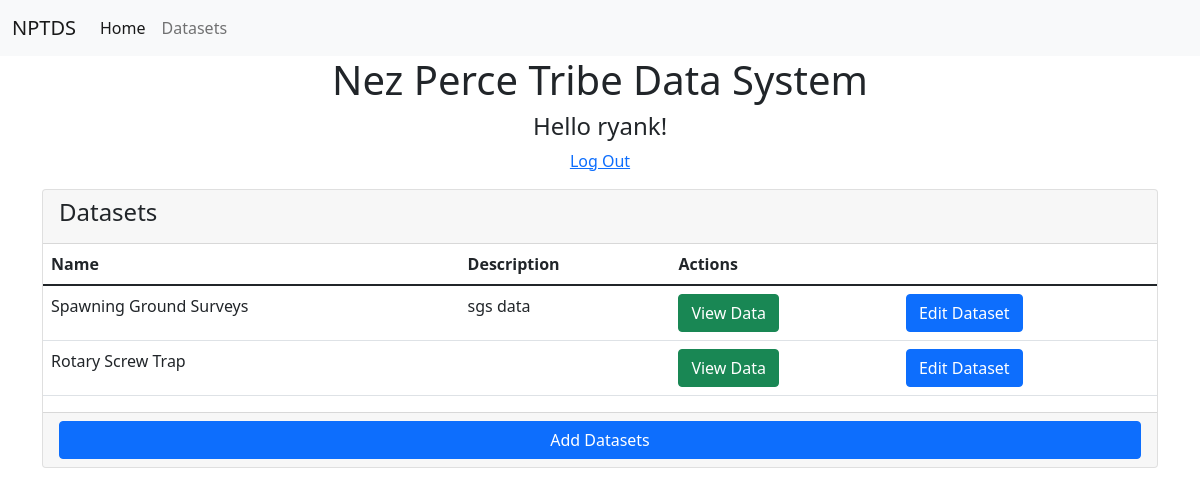
/datasets/ (signed in), run on an earlier commit of the app's database.
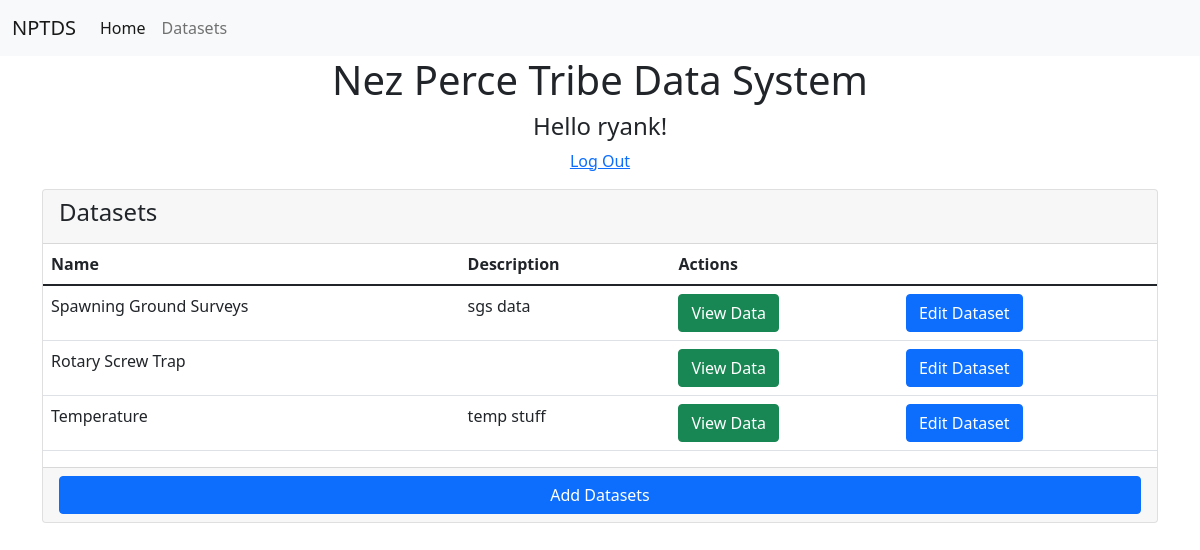
And on a later commit of the database.
### datasets/models.py (models this page shows, shortened)
class Dataset(models.Model):
    name = models.CharField(max_length=100)
    description = models.TextField(blank=True, null=True)

### datasets/views.py (the view)
# urls.py: path('datasets/', DatasetList.as_view(), name='list_datasets'),
class DatasetList(ListView):
    model = Dataset
    template_name = "datasets/dataset_list.html"
    context_object_name = "datasets"

### templates/datasets/dataset_list.html (shortened to what this page needs)
{% extends "base.html" %}
{% block content %}
<div class="container">
    {% if user.is_authenticated %}
        <div class="container text-center">
            <h4>Hello {{user.username }}!</h4>
            <p><a href="{% url 'logout' %}">Log Out</a></p>
        </div>
    <div class="card">
        <div class="card-header card-header-secondary">
            <h4 class="card-title">Datasets</h4>
        </div>
        {% if datasets %}
        <table class="table card-body">
            <thead>
                <tr>
                    <th>Name</th>
                    <th>Description</th>
                    <th>Actions</th>
                </tr>
            </thead >
            <tbody>
                {% for dataset in datasets %}
                <tr>
                    <td>{{ dataset.name }}</td>
                    <td>{{ dataset.description }}</td>
                    <td><a class="btn btn-success" href="{% url 'data:view_activities' dataset.id %}">View Data</a></td>
                    <td><a class="btn btn-primary" href="{% url 'datasets:update_dataset' dataset.id %}">Edit Dataset</a></td>
                </tr>
                {% endfor %}
            </tbody>
        </table>
        {% else %}
            <p>There are no data entries, please create a new item.</p>
        {% endif %}
        <div class="card-footer d-grid gap-2">
            <a class="btn btn-primary " href="{% url 'datasets:create_dataset' %}">Add Datasets</a>
        </div>
    </div>
    {% else %}
        <div class="container text-center">
            <p>Please login to view data.</p>
            <a class="btn btn-primary" href="{% url 'login' %}">Log In</a>
        </div>
{% endif %}
</div>
{% endblock content %}

What changed in the data, as far as the page shows it:
added Dataset: name "Temperature", description "temp stuff"
